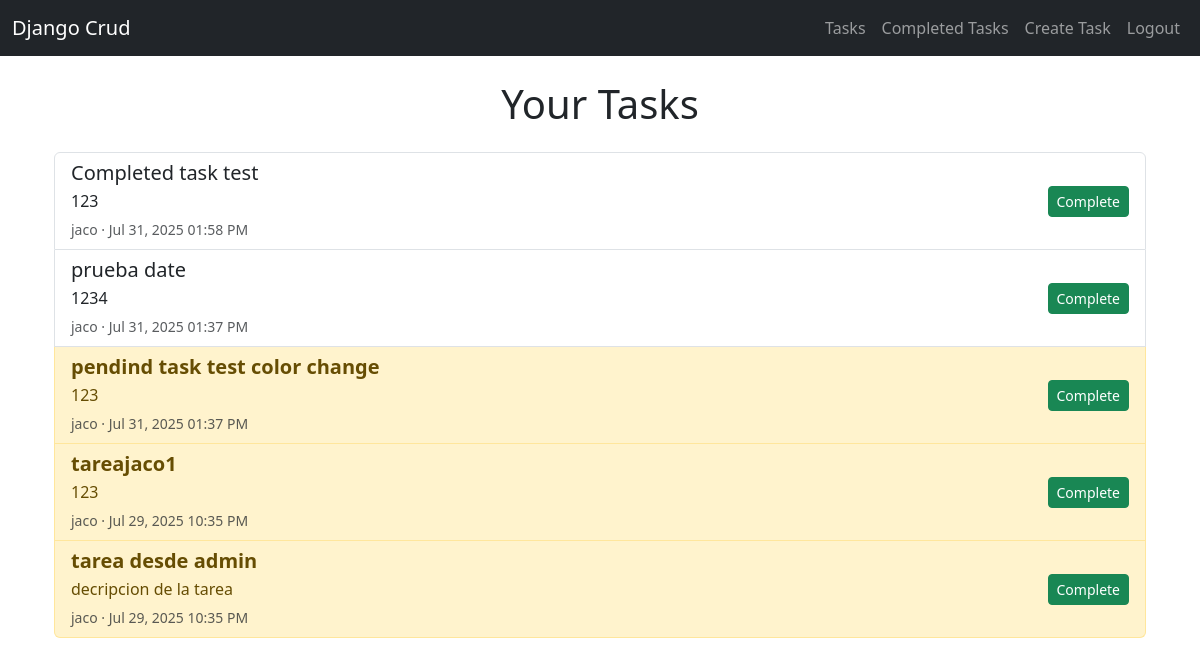
The page /completed_tasks/ (signed in) on the database its author committed.
### tasks/models.py (models this page shows, shortened)
class Task(models.Model):
    title = models.CharField(max_length=200)
    description = models.TextField(blank=True)
    creationdate = models.DateTimeField(auto_now_add=True)
    completiondate = models.DateTimeField(null=True, blank=True)
    important = models.BooleanField(default=False)
    user = models.ForeignKey(User, on_delete=models.CASCADE)

### tasks/views.py (the view)
# urls.py: path('completed_tasks/', views.completed_tasks, name="completed_tasks"),
@login_required
def completed_tasks(request):
    task_list = Task.objects.filter(
        user=request.user, completiondate__isnull=False).order_by('-completiondate')
    return render(request, 'tasks.html', {
        'tasklist': task_list
    })

### tasks/templates/tasks.html (shortened to what this page needs)
{% extends 'base.html' %}
{% block content %}
<div class="container mt-4">
    <h1 class="mb-4 text-center">Your Tasks</h1>
    {% if tasklist %}
        <div class="list-group">
            {% for task in tasklist %}
                <div class="list-group-item {% if task.important %}list-group-item-warning{% endif %}">
                    <div class="d-flex justify-content-between align-items-center">
                        <div class="me-3" style="flex: 1;">
                            <a href="{% url 'taskdetail' task.id %}" class="text-decoration-none text-reset">
                                <h5 class="mb-1">
                                    {% if task.important %}
                                        <strong>{{ task.title }}</strong>
                                    {% else %}
                                        {{ task.title }}
                                    {% endif %}
                                </h5>
                                <p class="mb-1">{{ task.description }}</p>
                                <small class="text-muted">
                                    {{ task.user.username }} ·
                                    {{ task.completiondate|date:"M j, Y h:i A" }}
                                </small>
                            </a>
                        </div>
                        <form action="{% url 'completetask' task.id %}" method="POST" class="ms-3">
                            <button type="submit" class="btn btn-success btn-sm">Complete</button>
                        </form>
                    </div>
                </div>
            {% endfor %}
        </div>
    {% else %}
        <div class="alert alert-info text-center">
            No tasks found. Why not <a href="{% url 'createtask' %}" class="alert-link">create one</a>?
        </div>
    {% endif %}
</div>
{% endblock %}

### rows shown on the page
Task: title "Completed task test", description "123", user.username "jaco", completiondate "Jul 31, 2025 01:58 PM"
Task: title "prueba date", description "1234", user.username "jaco", completiondate "Jul 31, 2025 01:37 PM"
Task: title "pendind task test color change", description "123", user.username "jaco", completiondate "Jul 31, 2025 01:37 PM"
Task: title "tareajaco1", description "123", user.username "jaco", completiondate "Jul 29, 2025 10:35 PM"
Task: title "tarea desde admin", description "decripcion de la tarea", user.username "jaco", completiondate "Jul 29, 2025 10:35 PM"
